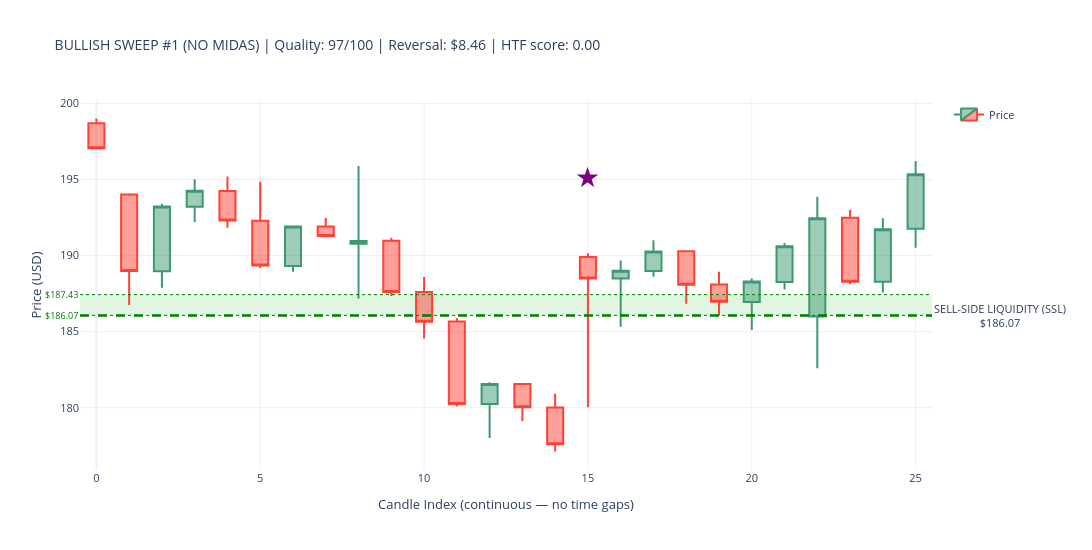
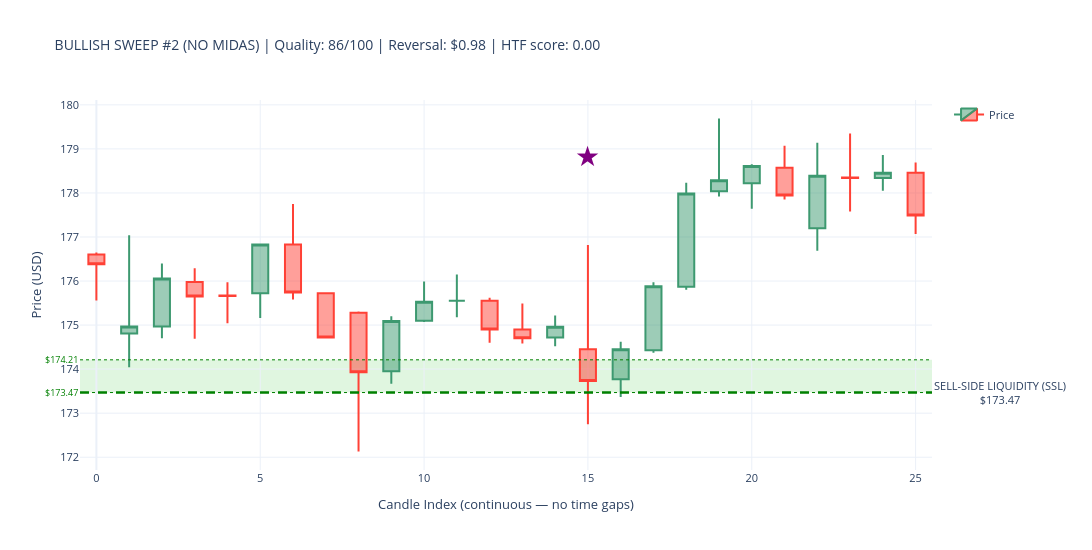
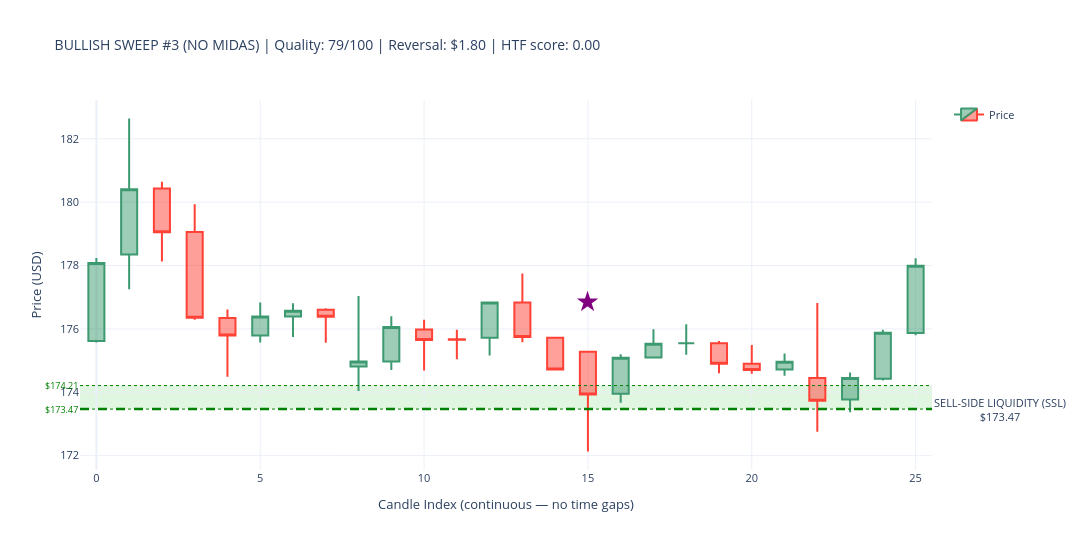
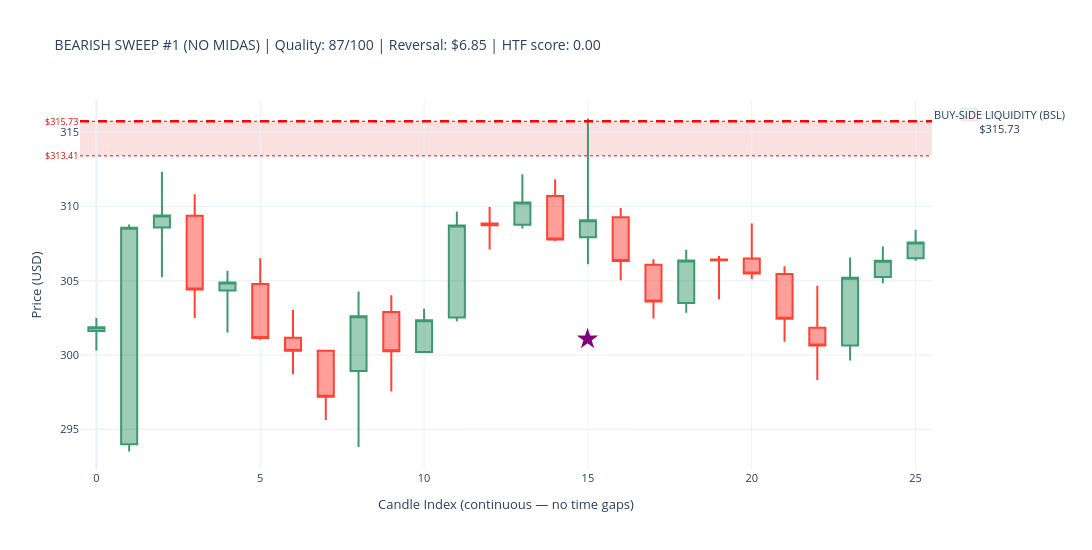

These figures' notebook cell, in order:
### Code cell
# ---------------------------------------------------------------------------
# SWEEP DETECTION CANDLESTICK VISUALIZATIONS WITH LIQUIDITY ZONES
# ---------------------------------------------------------------------------

required_vars = ['sweeps_hourly_no_midas', 'sweeps_hourly_with_midas', 'hourly_data']
missing_vars  = [v for v in required_vars if v not in globals()]

if missing_vars:
    print(f"\n⚠ WARNING: Missing variables — {missing_vars}")
    print("Please execute Part 8 first. Skipping visualization...")
else:
    print("\n✓ All required variables present. Proceeding with visualization...")

if not missing_vars:

    print("\n" + "=" * 70)
    print("VISUALIZING TOP SWEEPS — CANDLESTICK CHARTS WITH LIQUIDITY ZONES")
    print("=" * 70)

    import plotly.graph_objects as go

    price_data = hourly_data.copy()
    print(f"\n✓ Hourly data: {len(price_data)} candles")
    print(f"  Date range: {price_data['timestamp'].min().date()} → "
          f"{price_data['timestamp'].max().date()}")

    print(f"\nSweep data check:")
    print(f"  NO MIDAS  : {len(sweeps_hourly_no_midas)} total sweeps")
    if len(sweeps_hourly_no_midas) > 0:
        print(f"    Bullish : {(sweeps_hourly_no_midas['sweep_type']=='BULLISH').sum()}")
        print(f"    Bearish : {(sweeps_hourly_no_midas['sweep_type']=='BEARISH').sum()}")
    print(f"  WITH MIDAS: {len(sweeps_hourly_with_midas)} total sweeps")
    if len(sweeps_hourly_with_midas) > 0:
        print(f"    Bullish : {(sweeps_hourly_with_midas['sweep_type']=='BULLISH').sum()}")
        print(f"    Bearish : {(sweeps_hourly_with_midas['sweep_type']=='BEARISH').sum()}")


    def make_candlestick_chart_with_zones(
        price_df, sweep_timestamp, zone_level,
        zone_top, zone_bottom,
        sweep_type, chart_title
    ):
        try:
            # ── exact-hour timestamp match ────────────────────────────────────
            sweep_ts       = pd.to_datetime(sweep_timestamp)
            sweep_ts_naive = sweep_ts.tz_localize(None) if sweep_ts.tzinfo else sweep_ts
            ts_col_naive   = pd.to_datetime(price_df['timestamp']).dt.tz_localize(None)

            exact = price_df[ts_col_naive == sweep_ts_naive]
            sweep_idx = exact.index[0] if len(exact) > 0 else (
                (ts_col_naive - sweep_ts_naive).abs().idxmin()
            )

            sweep_pos = price_df.index.get_loc(sweep_idx)
            start_pos = max(0, sweep_pos - 15)
            end_pos   = min(len(price_df) - 1, sweep_pos + 10)

            subset = price_df.iloc[start_pos : end_pos + 1].copy().reset_index(drop=True)
            subset['candle_idx'] = range(len(subset))

            # FIX: build hover text as a list — Candlestick uses `text`, not `hovertemplate`
            hover_texts = [
                (f"{row['timestamp'].strftime('%Y-%m-%d %H:%M')}<br>"
                 f"O: ${row['open']:.2f}  H: ${row['high']:.2f}<br>"
                 f"L: ${row['low']:.2f}   C: ${row['close']:.2f}")
                for _, row in subset.iterrows()
            ]

            # ── candlestick ───────────────────────────────────────────────────
            fig = go.Figure(data=[go.Candlestick(
                x=subset['candle_idx'],
                open=subset['open'],  high=subset['high'],
                low=subset['low'],    close=subset['close'],
                name='Price',
                text=hover_texts,          # ← was hovertemplate (unsupported)
                hoverinfo='text',          # tell Plotly to show our text on hover
            )])

            # ── ICT-correct zone labels + actual boundaries ───────────────────
            if sweep_type == 'BULLISH':
                fill_color = 'rgba(0,180,0,0.12)'
                line_color = 'green'
                zone_label = 'SELL-SIDE LIQUIDITY (SSL)'
            else:
                fill_color = 'rgba(220,0,0,0.12)'
                line_color = 'red'
                zone_label = 'BUY-SIDE LIQUIDITY (BSL)'

            fig.add_hrect(
                y0=zone_bottom, y1=zone_top,
                fillcolor=fill_color, opacity=1.0,
                layer='below', line_width=0,
            )
            fig.add_hline(
                y=zone_level,
                line_width=2.5, line_dash='dash', line_color=line_color,
                annotation_text=f'{zone_label}<br>${zone_level:.2f}',
                annotation_position='right',
                annotation=dict(font_size=11, bgcolor='rgba(255,255,255,0.85)')
            )
            for y_val in [zone_top, zone_bottom]:
                fig.add_hline(
                    y=y_val, line_width=1, line_dash='dot', line_color=line_color,
                    annotation_text=f'${y_val:.2f}', annotation_position='left',
                    annotation=dict(font_size=9, font_color=line_color)
                )

            # ── sweep marker ──────────────────────────────────────────────────
            sweep_subset_pos = sweep_pos - start_pos
            if 0 <= sweep_subset_pos < len(subset):
                row_c = subset.iloc[sweep_subset_pos]
                cr    = row_c['high'] - row_c['low']
                arrow_y = (row_c['high'] + cr * 0.5 if sweep_type == 'BULLISH'
                           else row_c['low'] - cr * 0.5)
                fig.add_annotation(
                    x=row_c['candle_idx'], y=arrow_y,
                    text='★', showarrow=False,
                    font=dict(size=28, color='purple'),
                    xanchor='center'
                )

            fig.update_layout(
                title=dict(text=chart_title, font=dict(size=14)),
                yaxis_title='Price (USD)',
                xaxis_title='Candle Index (continuous — no time gaps)',
                template='plotly_white',
                height=550, width=1150,
                hovermode='x unified',
                xaxis_rangeslider_visible=False,
                xaxis=dict(type='linear'),
                showlegend=True,
                font=dict(size=11),
                margin=dict(l=80, r=160, t=100, b=80),
            )
            return fig

        except Exception as e:
            print(f"      ✗ Error ({type(e).__name__}): {e}")
            return None


    def plot_sweep_set(sweeps_df, label):
        if sweeps_df.empty:
            print(f"\n✗ No sweeps in {label} dataset")
            return

        print(f"\n{'=' * 70}")
        print(f"{label} SWEEPS WITH LIQUIDITY ZONES")
        print('=' * 70)

        for sweep_type, side_label in [
            ('BULLISH', 'SSL Raids (demand zone sweeps — bullish reversal)'),
            ('BEARISH', 'BSL Raids (supply zone sweeps — bearish reversal)'),
        ]:
            subset = (
                sweeps_df[sweeps_df['sweep_type'] == sweep_type]
                .nlargest(3, 'sweep_quality_score')
            )
            print(f"\n{side_label}  ({len(subset)} shown):")

            for i, (_, row) in enumerate(subset.iterrows(), 1):
                z_top = float(row.get('zone_top',    row['zone_level'] * 1.005))
                z_bot = float(row.get('zone_bottom', row['zone_level'] * 0.995))

                title = (
                    f"{sweep_type} SWEEP #{i} ({label}) | "
                    f"Quality: {row['sweep_quality_score']:.0f}/100 | "
                    f"Reversal: ${row['reversal_distance']:.2f} | "
                    f"HTF score: {row.get('htf_proximity_score', 0):.2f}"
                )
                print(f"  {i}. {row['timestamp']}  zone=${row['zone_level']:.2f}")

                fig = make_candlestick_chart_with_zones(
                    price_data,
                    sweep_timestamp = row['timestamp'],
                    zone_level      = row['zone_level'],
                    zone_top        = z_top,
                    zone_bottom     = z_bot,
                    sweep_type      = sweep_type,
                    chart_title     = title,
                )
                if fig:
                    fig.show()
                else:
                    print("      → Could not create chart")


    plot_sweep_set(sweeps_hourly_no_midas,   'NO MIDAS')
    plot_sweep_set(sweeps_hourly_with_midas, 'WITH MIDAS')

    print("\n" + "=" * 70)
    print("✓ LIQUIDITY ZONE SWEEP VISUALIZATION COMPLETE")
    print("=" * 70)
    print("\nVISUAL LEGEND:")
    print("  🟢 GREEN ZONE : Demand zone — SSL raid (BULLISH sweep, reversal up)")
    print("  🔴 RED ZONE   : Supply zone — BSL raid (BEARISH sweep, reversal down)")
    print("  ★ Star        : Exact sweep detection candle")
    print("  - - Dashed    : Zone midline (zone_level)")
    print("  ··· Dotted    : Actual zone top / bottom boundaries")

### Figure 1 — Plotly figure (JSON) as saved in the notebook; plotly's stock layout.template omitted (floating-point values rounded to 4 significant figures)
{"data": [{"close": [197.1, 189.0, 193.2, 194.3, 192.3, 189.3, 191.9, 191.3, 191.0, 187.6, 185.7, 180.2, 181.6, 180.0, 177.6, 188.5, 189, 190.3, 188.1, 187.0, 188.3, 190.6, 192.4, 188.3, 191.7, 195.3], "high": [199.0, 194.1, 193.4, 195.0, 195.2, 194.8, 192.0, 192.5, 195.9, 191.2, 188.6, 185.9, 181.7, 181.6, 180.9, 190.2, 189.7, 191, 190.3, 188.9, 188.5, 190.8, 193.9, 193, 192.5, 196.2], "hoverinfo": "text", "low": [197, 186.8, 187.9, 192.2, 191.8, 189.2, 188.9, 191.2, 187.2, 187.3, 184.6, 180.1, 178.0, 179.1, 177.1, 180.0, 185.3, 188.6, 186.8, 186.1, 185.1, 187.8, 182.6, 188.1, 187.6, 190.5], "name": "Price", "open": [198.7, 194.0, 189.0, 193.2, 194.2, 192.3, 189.3, 191.9, 190.8, 191.0, 187.6, 185.7, 180.2, 181.6, 180.0, 189.9, 188.5, 189.0, 190.3, 188.1, 186.9, 188.3, 186, 192.5, 188.3, 191.8], "text": ["2022-11-07 15:30<br>O: $198.70  H: $199.01<br>L: $197.00   C: $197.06", "2022-11-08 09:30<br>O: $194.02  H: $194.10<br>L: $186.75   C: $188.99", "2022-11-08 10:30<br>O: $188.97  H: $193.40<br>L: $187.88   C: $193.22", "2022-11-08 11:30<br>O: $193.21  H: $195.02<br>L: $192.21   C: $194.26", "2022-11-08 12:30<br>O: $194.25  H: $195.20<br>L: $191.83   C: $192.30", "2022-11-08 13:30<br>O: $192.29  H: $194.85<br>L: $189.18   C: $189.35", "2022-11-08 14:30<br>O: $189.31  H: $191.98<br>L: $188.93   C: $191.91", "2022-11-08 15:30<br>O: $191.91  H: $192.47<br>L: $191.22   C: $191.28", "2022-11-09 09:30<br>O: $190.77  H: $195.89<br>L: $187.17   C: $190.96", "2022-11-09 10:30<br>O: $190.98  H: $191.17<br>L: $187.35   C: $187.61", "2022-11-09 11:30<br>O: $187.60  H: $188.59<br>L: $184.55   C: $185.65", "2022-11-09 12:30<br>O: $185.66  H: $185.90<br>L: $180.07   C: $180.25", "2022-11-09 13:30<br>O: $180.25  H: $181.67<br>L: $178.01   C: $181.55", "2022-11-09 14:30<br>O: $181.55  H: $181.59<br>L: $179.12   C: $180.03", "2022-11-09 15:30<br>O: $180.02  H: $180.92<br>L: $177.12   C: $177.60", "2022-11-10 09:30<br>O: $189.90  H: $190.15<br>L: $180.03   C: $188.49", "2022-11-10 10:30<br>O: $188.49  H: $189.67<br>L: $185.32   C: $189.00", "2022-11-10 11:30<br>O: $188.99  H: $191.00<br>L: $188.61   C: $190.27", "2022-11-10 12:30<br>O: $190.29  H: $190.30<br>L: $186.83   C: $188.08", "2022-11-10 13:30<br>O: $188.10  H: $188.94<br>L: $186.06   C: $186.96", "2022-11-10 14:30<br>O: $186.95  H: $188.50<br>L: $185.11   C: $188.29", "2022-11-10 15:30<br>O: $188.27  H: $190.83<br>L: $187.77   C: $190.61", "2022-11-11 09:30<br>O: $186.00  H: $193.86<br>L: $182.59   C: $192.45", "2022-11-11 10:30<br>O: $192.48  H: $193.00<br>L: $188.11   C: $188.28", "2022-11-11 11:30<br>O: $188.28  H: $192.46<br>L: $187.57   C: $191.73", "2022-11-11 12:30<br>O: $191.76  H: $196.22<br>L: $190.51   C: $195.35"], "type": "candlestick", "x": [0, 1, 2, 3, 4, 5, 6, 7, 8, 9, 10, 11, 12, 13, 14, 15, 16, 17, 18, 19, 20, 21, 22, 23, 24, 25]}], "layout": {"annotations": [{"bgcolor": "rgba(255,255,255,0.85)", "font": {"size": 11}, "showarrow": false, "text": "SELL-SIDE LIQUIDITY (SSL)<br>$186.07", "x": 1, "xanchor": "left", "xref": "x domain", "y": 186.1, "yanchor": "middle", "yref": "y"}, {"font": {"color": "green", "size": 9}, "showarrow": false, "text": "$187.43", "x": 0, "xanchor": "right", "xref": "x domain", "y": 187.4, "yanchor": "middle", "yref": "y"}, {"font": {"color": "green", "size": 9}, "showarrow": false, "text": "$186.07", "x": 0, "xanchor": "right", "xref": "x domain", "y": 186.1, "yanchor": "middle", "yref": "y"}, {"font": {"color": "purple", "size": 28}, "showarrow": false, "text": "★", "x": 15, "xanchor": "center", "y": 195.2}], "font": {"size": 11}, "height": 550, "hovermode": "x unified", "margin": {"b": 80, "l": 80, "r": 160, "t": 100}, "shapes": [{"fillcolor": "rgba(0,180,0,0.12)", "layer": "below", "line": {"width": 0}, "opacity": 1, "type": "rect", "x0": 0, "x1": 1, "xref": "x domain", "y0": 186.1, "y1": 187.4, "yref": "y"}, {"line": {"color": "green", "dash": "dash", "width": 2.5}, "type": "line", "x0": 0, "x1": 1, "xref": "x domain", "y0": 186.1, "y1": 186.1, "yref": "y"}, {"line": {"color": "green", "dash": "dot", "width": 1}, "type": "line", "x0": 0, "x1": 1, "xref": "x domain", "y0": 187.4, "y1": 187.4, "yref": "y"}, {"line": {"color": "green", "dash": "dot", "width": 1}, "type": "line", "x0": 0, "x1": 1, "xref": "x domain", "y0": 186.1, "y1": 186.1, "yref": "y"}], "showlegend": true, "title": {"font": {"size": 14}, "text": "BULLISH SWEEP #1 (NO MIDAS) | Quality: 97/100 | Reversal: $8.46 | HTF score: 0.00"}, "width": 1150, "xaxis": {"rangeslider": {"visible": false}, "title": {"text": "Candle Index (continuous — no time gaps)"}, "type": "linear"}, "yaxis": {"title": {"text": "Price (USD)"}}}}

### Figure 2 — Plotly figure (JSON) as saved in the notebook; plotly's stock layout.template omitted (floating-point values rounded to 4 significant figures)
{"data": [{"close": [176.4, 175.0, 176.1, 175.7, 175.7, 176.8, 175.7, 174.7, 173.9, 175.1, 175.5, 175.6, 174.9, 174.7, 175.0, 173.7, 174.4, 175.9, 178.0, 178.3, 178.6, 177.9, 178.4, 178.3, 178.5, 177.5], "high": [176.7, 177.0, 176.4, 176.3, 176.0, 176.8, 177.8, 175.7, 175.3, 175.2, 176.0, 176.2, 175.6, 175.5, 175.2, 176.8, 174.6, 176.0, 178.2, 179.7, 178.7, 179.1, 179.1, 179.3, 178.9, 178.7], "hoverinfo": "text", "low": [175.6, 174.0, 174.7, 174.7, 175.0, 175.2, 175.6, 174.7, 172.1, 173.7, 175.1, 175.2, 174.6, 174.6, 174.5, 172.8, 173.4, 174.4, 175.8, 177.9, 177.6, 177.8, 176.7, 177.6, 178.1, 177.1], "name": "Price", "open": [176.6, 174.8, 175.0, 176.0, 175.7, 175.7, 176.8, 175.7, 175.3, 173.9, 175.1, 175.6, 175.6, 174.9, 174.7, 174.4, 173.8, 174.4, 175.9, 178.0, 178.2, 178.6, 177.2, 178.3, 178.3, 178.5], "text": ["2024-06-03 15:30<br>O: $176.60  H: $176.65<br>L: $175.56   C: $176.38", "2024-06-04 09:30<br>O: $174.81  H: $177.04<br>L: $174.04   C: $174.97", "2024-06-04 10:30<br>O: $174.97  H: $176.40<br>L: $174.70   C: $176.06", "2024-06-04 11:30<br>O: $175.98  H: $176.29<br>L: $174.69   C: $175.65", "2024-06-04 12:30<br>O: $175.67  H: $175.97<br>L: $175.04   C: $175.66", "2024-06-04 13:30<br>O: $175.72  H: $176.83<br>L: $175.16   C: $176.83", "2024-06-04 14:30<br>O: $176.83  H: $177.75<br>L: $175.58   C: $175.74", "2024-06-04 15:30<br>O: $175.72  H: $175.74<br>L: $174.72   C: $174.72", "2024-06-05 09:30<br>O: $175.28  H: $175.31<br>L: $172.13   C: $173.93", "2024-06-05 10:30<br>O: $173.95  H: $175.20<br>L: $173.67   C: $175.09", "2024-06-05 11:30<br>O: $175.10  H: $175.99<br>L: $175.07   C: $175.53", "2024-06-05 12:30<br>O: $175.55  H: $176.15<br>L: $175.18   C: $175.55", "2024-06-05 13:30<br>O: $175.55  H: $175.62<br>L: $174.60   C: $174.90", "2024-06-05 14:30<br>O: $174.90  H: $175.49<br>L: $174.58   C: $174.70", "2024-06-05 15:30<br>O: $174.72  H: $175.22<br>L: $174.52   C: $174.96", "2024-06-06 09:30<br>O: $174.45  H: $176.82<br>L: $172.75   C: $173.73", "2024-06-06 10:30<br>O: $173.77  H: $174.62<br>L: $173.37   C: $174.45", "2024-06-06 11:30<br>O: $174.43  H: $175.97<br>L: $174.37   C: $175.88", "2024-06-06 12:30<br>O: $175.87  H: $178.23<br>L: $175.80   C: $177.99", "2024-06-06 13:30<br>O: $178.04  H: $179.69<br>L: $177.92   C: $178.29", "2024-06-06 14:30<br>O: $178.22  H: $178.65<br>L: $177.64   C: $178.61", "2024-06-06 15:30<br>O: $178.57  H: $179.07<br>L: $177.85   C: $177.94", "2024-06-07 09:30<br>O: $177.20  H: $179.14<br>L: $176.69   C: $178.39", "2024-06-07 10:30<br>O: $178.35  H: $179.35<br>L: $177.58   C: $178.34", "2024-06-07 11:30<br>O: $178.34  H: $178.86<br>L: $178.05   C: $178.46", "2024-06-07 12:30<br>O: $178.46  H: $178.69<br>L: $177.07   C: $177.49"], "type": "candlestick", "x": [0, 1, 2, 3, 4, 5, 6, 7, 8, 9, 10, 11, 12, 13, 14, 15, 16, 17, 18, 19, 20, 21, 22, 23, 24, 25]}], "layout": {"annotations": [{"bgcolor": "rgba(255,255,255,0.85)", "font": {"size": 11}, "showarrow": false, "text": "SELL-SIDE LIQUIDITY (SSL)<br>$173.47", "x": 1, "xanchor": "left", "xref": "x domain", "y": 173.5, "yanchor": "middle", "yref": "y"}, {"font": {"color": "green", "size": 9}, "showarrow": false, "text": "$174.21", "x": 0, "xanchor": "right", "xref": "x domain", "y": 174.2, "yanchor": "middle", "yref": "y"}, {"font": {"color": "green", "size": 9}, "showarrow": false, "text": "$173.47", "x": 0, "xanchor": "right", "xref": "x domain", "y": 173.5, "yanchor": "middle", "yref": "y"}, {"font": {"color": "purple", "size": 28}, "showarrow": false, "text": "★", "x": 15, "xanchor": "center", "y": 178.9}], "font": {"size": 11}, "height": 550, "hovermode": "x unified", "margin": {"b": 80, "l": 80, "r": 160, "t": 100}, "shapes": [{"fillcolor": "rgba(0,180,0,0.12)", "layer": "below", "line": {"width": 0}, "opacity": 1, "type": "rect", "x0": 0, "x1": 1, "xref": "x domain", "y0": 173.5, "y1": 174.2, "yref": "y"}, {"line": {"color": "green", "dash": "dash", "width": 2.5}, "type": "line", "x0": 0, "x1": 1, "xref": "x domain", "y0": 173.5, "y1": 173.5, "yref": "y"}, {"line": {"color": "green", "dash": "dot", "width": 1}, "type": "line", "x0": 0, "x1": 1, "xref": "x domain", "y0": 174.2, "y1": 174.2, "yref": "y"}, {"line": {"color": "green", "dash": "dot", "width": 1}, "type": "line", "x0": 0, "x1": 1, "xref": "x domain", "y0": 173.5, "y1": 173.5, "yref": "y"}], "showlegend": true, "title": {"font": {"size": 14}, "text": "BULLISH SWEEP #2 (NO MIDAS) | Quality: 86/100 | Reversal: $0.98 | HTF score: 0.00"}, "width": 1150, "xaxis": {"rangeslider": {"visible": false}, "title": {"text": "Candle Index (continuous — no time gaps)"}, "type": "linear"}, "yaxis": {"title": {"text": "Price (USD)"}}}}

### Figure 3 — Plotly figure (JSON) as saved in the notebook; plotly's stock layout.template omitted (floating-point values rounded to 4 significant figures)
{"data": [{"close": [178.1, 180.4, 179.1, 176.3, 175.8, 176.4, 176.6, 176.4, 175.0, 176.1, 175.7, 175.7, 176.8, 175.7, 174.7, 173.9, 175.1, 175.5, 175.6, 174.9, 174.7, 175.0, 173.7, 174.4, 175.9, 178.0], "high": [178.2, 182.6, 180.6, 179.9, 176.6, 176.8, 176.8, 176.7, 177.0, 176.4, 176.3, 176.0, 176.8, 177.8, 175.7, 175.3, 175.2, 176.0, 176.2, 175.6, 175.5, 175.2, 176.8, 174.6, 176.0, 178.2], "hoverinfo": "text", "low": [175.6, 177.2, 178.1, 176.3, 174.5, 175.6, 175.7, 175.6, 174.0, 174.7, 174.7, 175.0, 175.2, 175.6, 174.7, 172.1, 173.7, 175.1, 175.2, 174.6, 174.6, 174.5, 172.8, 173.4, 174.4, 175.8], "name": "Price", "open": [175.6, 178.3, 180.4, 179.1, 176.3, 175.8, 176.4, 176.6, 174.8, 175.0, 176.0, 175.7, 175.7, 176.8, 175.7, 175.3, 173.9, 175.1, 175.6, 175.6, 174.9, 174.7, 174.4, 173.8, 174.4, 175.9], "text": ["2024-05-31 15:30<br>O: $175.62  H: $178.24<br>L: $175.57   C: $178.08", "2024-06-03 09:30<br>O: $178.35  H: $182.64<br>L: $177.25   C: $180.41", "2024-06-03 10:30<br>O: $180.43  H: $180.64<br>L: $178.13   C: $179.05", "2024-06-03 11:30<br>O: $179.06  H: $179.93<br>L: $176.29   C: $176.35", "2024-06-03 12:30<br>O: $176.34  H: $176.61<br>L: $174.49   C: $175.79", "2024-06-03 13:30<br>O: $175.79  H: $176.83<br>L: $175.57   C: $176.39", "2024-06-03 14:30<br>O: $176.39  H: $176.81<br>L: $175.74   C: $176.57", "2024-06-03 15:30<br>O: $176.60  H: $176.65<br>L: $175.56   C: $176.38", "2024-06-04 09:30<br>O: $174.81  H: $177.04<br>L: $174.04   C: $174.97", "2024-06-04 10:30<br>O: $174.97  H: $176.40<br>L: $174.70   C: $176.06", "2024-06-04 11:30<br>O: $175.98  H: $176.29<br>L: $174.69   C: $175.65", "2024-06-04 12:30<br>O: $175.67  H: $175.97<br>L: $175.04   C: $175.66", "2024-06-04 13:30<br>O: $175.72  H: $176.83<br>L: $175.16   C: $176.83", "2024-06-04 14:30<br>O: $176.83  H: $177.75<br>L: $175.58   C: $175.74", "2024-06-04 15:30<br>O: $175.72  H: $175.74<br>L: $174.72   C: $174.72", "2024-06-05 09:30<br>O: $175.28  H: $175.31<br>L: $172.13   C: $173.93", "2024-06-05 10:30<br>O: $173.95  H: $175.20<br>L: $173.67   C: $175.09", "2024-06-05 11:30<br>O: $175.10  H: $175.99<br>L: $175.07   C: $175.53", "2024-06-05 12:30<br>O: $175.55  H: $176.15<br>L: $175.18   C: $175.55", "2024-06-05 13:30<br>O: $175.55  H: $175.62<br>L: $174.60   C: $174.90", "2024-06-05 14:30<br>O: $174.90  H: $175.49<br>L: $174.58   C: $174.70", "2024-06-05 15:30<br>O: $174.72  H: $175.22<br>L: $174.52   C: $174.96", "2024-06-06 09:30<br>O: $174.45  H: $176.82<br>L: $172.75   C: $173.73", "2024-06-06 10:30<br>O: $173.77  H: $174.62<br>L: $173.37   C: $174.45", "2024-06-06 11:30<br>O: $174.43  H: $175.97<br>L: $174.37   C: $175.88", "2024-06-06 12:30<br>O: $175.87  H: $178.23<br>L: $175.80   C: $177.99"], "type": "candlestick", "x": [0, 1, 2, 3, 4, 5, 6, 7, 8, 9, 10, 11, 12, 13, 14, 15, 16, 17, 18, 19, 20, 21, 22, 23, 24, 25]}], "layout": {"annotations": [{"bgcolor": "rgba(255,255,255,0.85)", "font": {"size": 11}, "showarrow": false, "text": "SELL-SIDE LIQUIDITY (SSL)<br>$173.47", "x": 1, "xanchor": "left", "xref": "x domain", "y": 173.5, "yanchor": "middle", "yref": "y"}, {"font": {"color": "green", "size": 9}, "showarrow": false, "text": "$174.21", "x": 0, "xanchor": "right", "xref": "x domain", "y": 174.2, "yanchor": "middle", "yref": "y"}, {"font": {"color": "green", "size": 9}, "showarrow": false, "text": "$173.47", "x": 0, "xanchor": "right", "xref": "x domain", "y": 173.5, "yanchor": "middle", "yref": "y"}, {"font": {"color": "purple", "size": 28}, "showarrow": false, "text": "★", "x": 15, "xanchor": "center", "y": 176.9}], "font": {"size": 11}, "height": 550, "hovermode": "x unified", "margin": {"b": 80, "l": 80, "r": 160, "t": 100}, "shapes": [{"fillcolor": "rgba(0,180,0,0.12)", "layer": "below", "line": {"width": 0}, "opacity": 1, "type": "rect", "x0": 0, "x1": 1, "xref": "x domain", "y0": 173.5, "y1": 174.2, "yref": "y"}, {"line": {"color": "green", "dash": "dash", "width": 2.5}, "type": "line", "x0": 0, "x1": 1, "xref": "x domain", "y0": 173.5, "y1": 173.5, "yref": "y"}, {"line": {"color": "green", "dash": "dot", "width": 1}, "type": "line", "x0": 0, "x1": 1, "xref": "x domain", "y0": 174.2, "y1": 174.2, "yref": "y"}, {"line": {"color": "green", "dash": "dot", "width": 1}, "type": "line", "x0": 0, "x1": 1, "xref": "x domain", "y0": 173.5, "y1": 173.5, "yref": "y"}], "showlegend": true, "title": {"font": {"size": 14}, "text": "BULLISH SWEEP #3 (NO MIDAS) | Quality: 79/100 | Reversal: $1.80 | HTF score: 0.00"}, "width": 1150, "xaxis": {"rangeslider": {"visible": false}, "title": {"text": "Candle Index (continuous — no time gaps)"}, "type": "linear"}, "yaxis": {"title": {"text": "Price (USD)"}}}}

### Figure 4 — Plotly figure (JSON) as saved in the notebook; plotly's stock layout.template omitted (floating-point values rounded to 4 significant figures)
{"data": [{"close": [301.9, 308.6, 309.4, 304.4, 304.9, 301.1, 300.3, 297.2, 302.6, 300.3, 302.3, 308.7, 308.7, 310.3, 307.8, 309.1, 306.3, 303.6, 306.4, 306.4, 305.5, 302.4, 300.6, 305.2, 306.3, 307.6], "high": [302.5, 308.8, 312.3, 310.8, 305.7, 306.5, 303.0, 300.3, 304.3, 304.0, 303.1, 309.7, 310.0, 312.2, 311.8, 315.9, 309.9, 306.4, 307.1, 306.7, 308.9, 306.0, 304.7, 306.6, 307.3, 308.4], "hoverinfo": "text", "low": [300.3, 293.5, 305.2, 302.5, 301.5, 301.0, 298.7, 295.6, 293.8, 297.5, 300.2, 302.3, 307.1, 308.5, 307.7, 306.1, 305.0, 302.5, 302.8, 303.8, 305.1, 300.9, 298.3, 299.6, 304.8, 306.4], "name": "Price", "open": [301.6, 294, 308.6, 309.4, 304.4, 304.8, 301.2, 300.3, 298.9, 302.9, 300.2, 302.5, 308.9, 308.8, 310.7, 307.9, 309.3, 306.1, 303.5, 306.4, 306.5, 305.4, 301.8, 300.6, 305.3, 306.5], "text": ["2022-02-02 15:30<br>O: $301.62  H: $302.50<br>L: $300.30   C: $301.88", "2022-02-03 09:30<br>O: $294.00  H: $308.79<br>L: $293.51   C: $308.57", "2022-02-03 10:30<br>O: $308.58  H: $312.33<br>L: $305.23   C: $309.40", "2022-02-03 11:30<br>O: $309.38  H: $310.83<br>L: $302.50   C: $304.41", "2022-02-03 12:30<br>O: $304.35  H: $305.67<br>L: $301.51   C: $304.89", "2022-02-03 13:30<br>O: $304.79  H: $306.52<br>L: $301.03   C: $301.14", "2022-02-03 14:30<br>O: $301.17  H: $303.03<br>L: $298.71   C: $300.29", "2022-02-03 15:30<br>O: $300.29  H: $300.32<br>L: $295.63   C: $297.20", "2022-02-04 09:30<br>O: $298.92  H: $304.28<br>L: $293.81   C: $302.61", "2022-02-04 10:30<br>O: $302.90  H: $304.03<br>L: $297.54   C: $300.26", "2022-02-04 11:30<br>O: $300.20  H: $303.11<br>L: $300.20   C: $302.34", "2022-02-04 12:30<br>O: $302.53  H: $309.66<br>L: $302.27   C: $308.72", "2022-02-04 13:30<br>O: $308.86  H: $309.96<br>L: $307.10   C: $308.73", "2022-02-04 14:30<br>O: $308.77  H: $312.16<br>L: $308.51   C: $310.27", "2022-02-04 15:30<br>O: $310.70  H: $311.83<br>L: $307.66   C: $307.77", "2022-02-07 09:30<br>O: $307.93  H: $315.92<br>L: $306.11   C: $309.07", "2022-02-07 10:30<br>O: $309.27  H: $309.89<br>L: $305.04   C: $306.33", "2022-02-07 11:30<br>O: $306.08  H: $306.44<br>L: $302.46   C: $303.60", "2022-02-07 12:30<br>O: $303.51  H: $307.08<br>L: $302.84   C: $306.37", "2022-02-07 13:30<br>O: $306.43  H: $306.66<br>L: $303.75   C: $306.38", "2022-02-07 14:30<br>O: $306.50  H: $308.86<br>L: $305.12   C: $305.49", "2022-02-07 15:30<br>O: $305.45  H: $305.98<br>L: $300.90   C: $302.45", "2022-02-08 09:30<br>O: $301.84  H: $304.67<br>L: $298.33   C: $300.65", "2022-02-08 10:30<br>O: $300.64  H: $306.57<br>L: $299.64   C: $305.21", "2022-02-08 11:30<br>O: $305.26  H: $307.30<br>L: $304.83   C: $306.34", "2022-02-08 12:30<br>O: $306.52  H: $308.44<br>L: $306.35   C: $307.57"], "type": "candlestick", "x": [0, 1, 2, 3, 4, 5, 6, 7, 8, 9, 10, 11, 12, 13, 14, 15, 16, 17, 18, 19, 20, 21, 22, 23, 24, 25]}], "layout": {"annotations": [{"bgcolor": "rgba(255,255,255,0.85)", "font": {"size": 11}, "showarrow": false, "text": "BUY-SIDE LIQUIDITY (BSL)<br>$315.73", "x": 1, "xanchor": "left", "xref": "x domain", "y": 315.7, "yanchor": "middle", "yref": "y"}, {"font": {"color": "red", "size": 9}, "showarrow": false, "text": "$315.73", "x": 0, "xanchor": "right", "xref": "x domain", "y": 315.7, "yanchor": "middle", "yref": "y"}, {"font": {"color": "red", "size": 9}, "showarrow": false, "text": "$313.41", "x": 0, "xanchor": "right", "xref": "x domain", "y": 313.4, "yanchor": "middle", "yref": "y"}, {"font": {"color": "purple", "size": 28}, "showarrow": false, "text": "★", "x": 15, "xanchor": "center", "y": 301.2}], "font": {"size": 11}, "height": 550, "hovermode": "x unified", "margin": {"b": 80, "l": 80, "r": 160, "t": 100}, "shapes": [{"fillcolor": "rgba(220,0,0,0.12)", "layer": "below", "line": {"width": 0}, "opacity": 1, "type": "rect", "x0": 0, "x1": 1, "xref": "x domain", "y0": 313.4, "y1": 315.7, "yref": "y"}, {"line": {"color": "red", "dash": "dash", "width": 2.5}, "type": "line", "x0": 0, "x1": 1, "xref": "x domain", "y0": 315.7, "y1": 315.7, "yref": "y"}, {"line": {"color": "red", "dash": "dot", "width": 1}, "type": "line", "x0": 0, "x1": 1, "xref": "x domain", "y0": 315.7, "y1": 315.7, "yref": "y"}, {"line": {"color": "red", "dash": "dot", "width": 1}, "type": "line", "x0": 0, "x1": 1, "xref": "x domain", "y0": 313.4, "y1": 313.4, "yref": "y"}], "showlegend": true, "title": {"font": {"size": 14}, "text": "BEARISH SWEEP #1 (NO MIDAS) | Quality: 87/100 | Reversal: $6.85 | HTF score: 0.00"}, "width": 1150, "xaxis": {"rangeslider": {"visible": false}, "title": {"text": "Candle Index (continuous — no time gaps)"}, "type": "linear"}, "yaxis": {"title": {"text": "Price (USD)"}}}}
